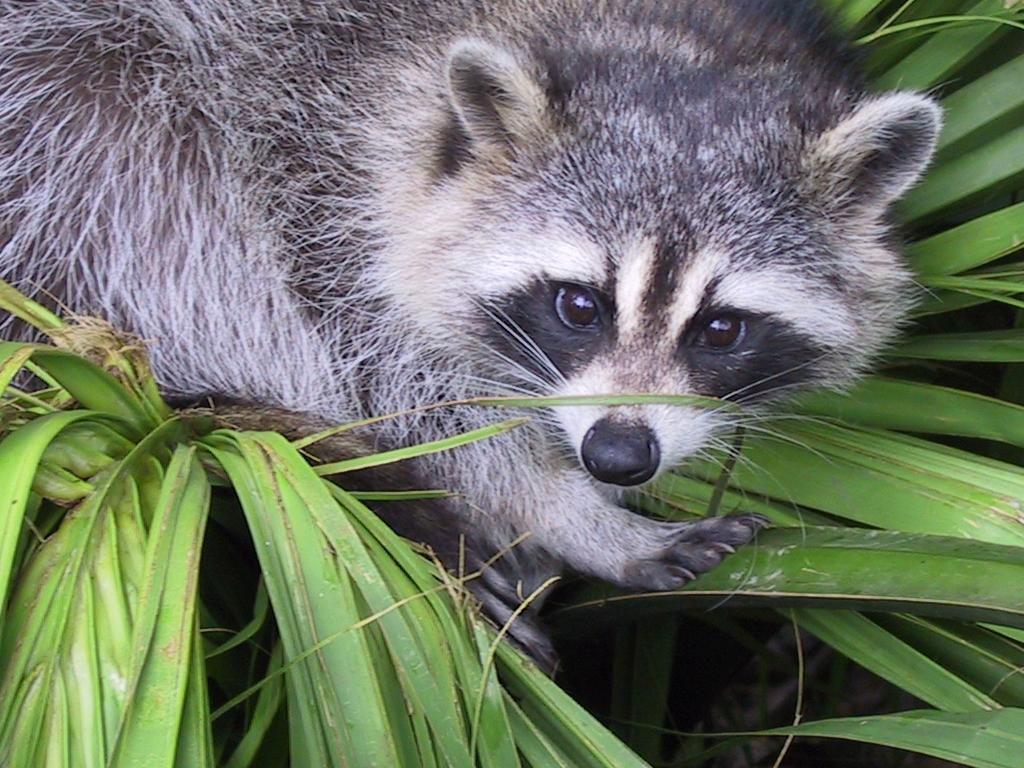
#> input picture python1/ex03/animal.jpeg, 1024 x 768 px
$ python -i load_image.py   (imports and definitions only)
#> lines starting #> are read from the running program, lines starting #| are printed output that depends on the picture
import array
from PIL import Image

def ft_load(path: str) -> array:
#> called with path = 'animal.jpeg'
	image = Image.open(path)
#> image is the input picture: PIL image 1024x768 RGB; mean R, G, B 110.7, 117.7, 102.1
	if (not image):
		print("error wrong image")
		return 0
	print("The shape of image is: (", image.size[1], ", ",image.size[0],", ",len(image.getpixel((0,0))), ")", sep="")
#| The shape of image is: (768, 1024, 3)

	left = 200
	upper = 200
	right = 600
	lower = 600
	resized = image.crop((left, upper, right, lower))
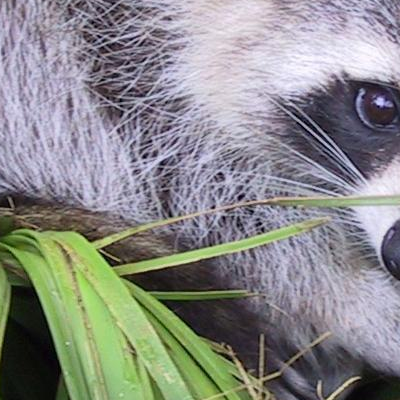
#> resized: PIL image 400x400 RGB; mean R, G, B 136.9, 137.7, 136.5
	resized = resized.convert('L')
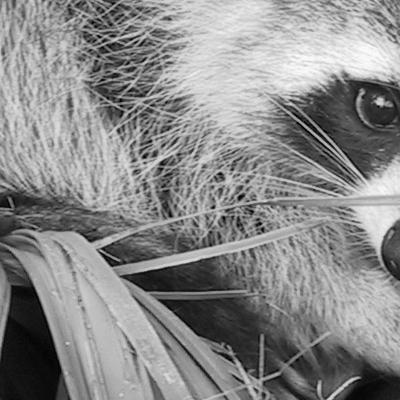
#> resized: PIL image 400x400 L; min 0, max 253, mean 137.3
	print("New shape after slicing: (", right-left, ", ",lower - upper, ") or (", right-left, ", ", lower-upper,", 1)", sep="")
	resized.show()
	arr = []
	for i in range(0, image.size[0]):
		for j in range(0, image.size[1]):
			rgb = image.getpixel((i,j))
			arr.append(rgb)
#> after the loop, arr = 786432 items
	return arr

>>> result = ft_load('animal.jpeg')
#> result = 786432 items
